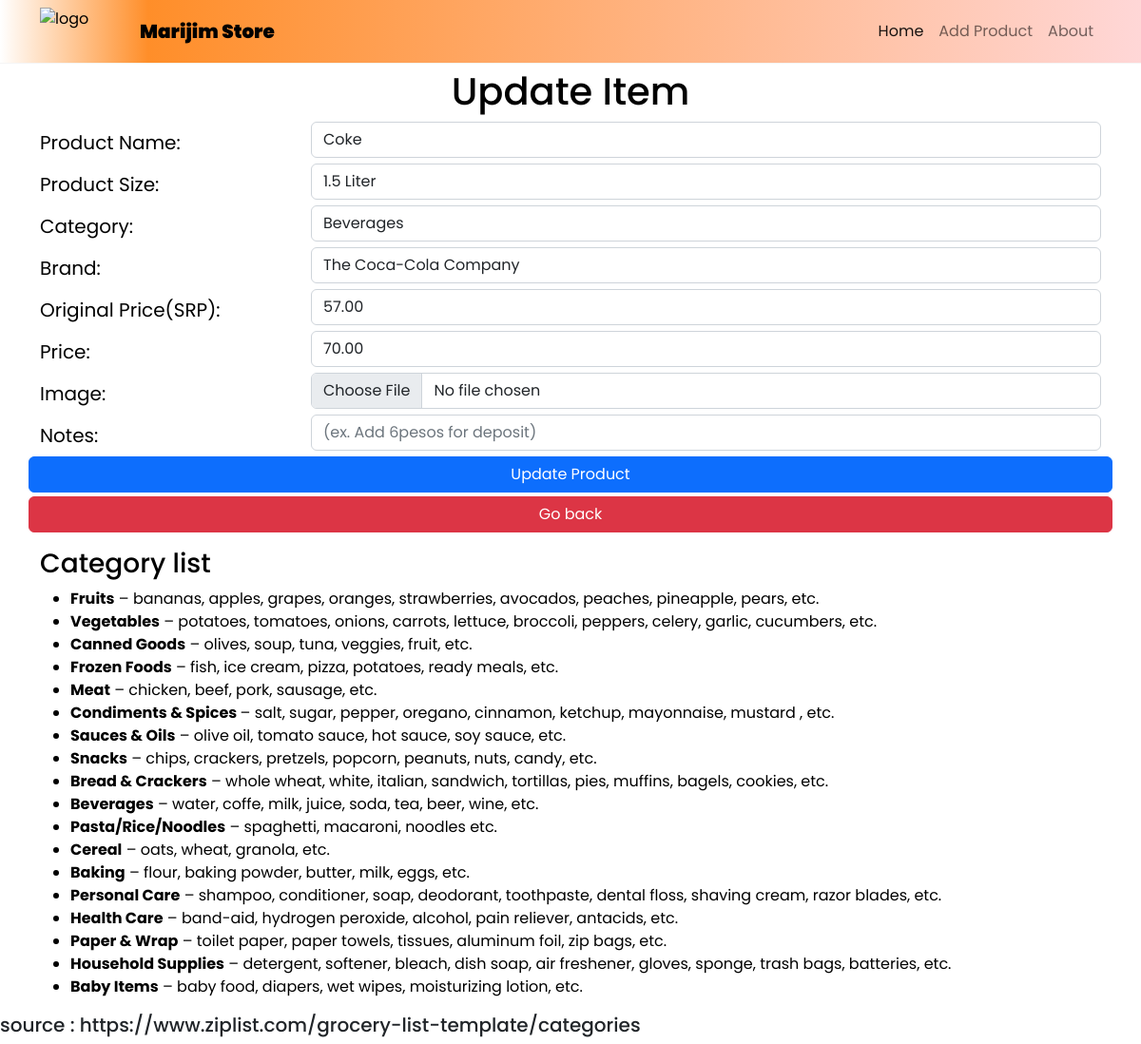
Screenshot of /updateproduct.php?productId=44 with the database file from the repository.
### tables this page shows
CREATE TABLE `product` (
  `productId` int(11) NOT NULL,
  `productName` varchar(50) DEFAULT NULL,
  `description` varchar(255) DEFAULT NULL,
  `category` varchar(50) DEFAULT NULL,
  `brand` varchar(255) DEFAULT NULL,
  `notes` varchar(50) DEFAULT NULL,
  `srp` varchar(50) DEFAULT NULL,
  `price` varchar(50) DEFAULT NULL,
  `image` longblob DEFAULT NULL,
  `dateUpdated` timestamp NOT NULL DEFAULT current_timestamp()
);

### updateproduct.php (the view, shortened to what this page needs)
<?php
 include("header.php");
 include("connection.php");
 $selectedProduct = $_GET['productId'];
 $productquery=mysqli_query($con,"SELECT * FROM product WHERE productId= $selectedProduct");
                        while($row=mysqli_fetch_assoc($productquery))
                        {
                          $productName=$row['productName'];
                          $desc=$row['description'];
                          $brand=$row['brand'];
                          $category=$row['category'];
                          $notes=$row['notes'];
                          $srp=$row['srp'];
                          $price=$row['price'];
                         }
  ?>
    <main class="page-header">
        <div class="container py-3">
          <div class="row justify-content-center">
          <h1 class="text-center">Update Item</h1>
          <form  method="POST" action="addproduct.php" enctype="multipart/form-data">
            <div class="form-group row ">
              <label for="prodName" class="col-sm-3 col-form-label">Product Name:</label>
              <div class="col-sm-9">
                <input type="text" class="form-control" id="prodName" name="productName" value="<?=$productName;?>" required>
              </div>
            </div>
          <div class="form-group row ">
              <label for="desc" class="col-sm-3 col-form-label">Product Size:</label>
              <div class="col-sm-9">
                <input type="text" class="form-control" id="desc"  name="description" value="<?= $desc ?>"required>
              </div>
            </div>
            <div class="form-group row ">
              <label for="category" class="col-sm-3 col-form-label">Category:</label>
              <div class="col-sm-9">
                <select class="form-control input-sm" id="category" name="category"  required>
                <option value="Beverages" <?php if($category == 'Beverages'){ echo ' selected="selected"'; } ?> >Beverages </option>
              </select>
              </div>
            </div>
            <div class="form-group row ">
              <label for="BRAND" class="col-sm-3 col-form-label">Brand:</label>
              <div class="col-sm-9">
                <input type="text" class="form-control" id="BRAND" placeholder="Product Brand" name="brand" value="<?= $brand ?>" required>
              </div>
            </div>
            <div class="form-group row ">
              <label for="SRP" class="col-sm-3 col-form-label">Original Price(SRP):</label>
              <div class="col-sm-9">
                <input type="number" step="0.01" class="form-control" id="SRP" placeholder="Suggested Retail Price (ex. 0.00)" name="srp" value="<?= $srp ?>"required>
              </div>
            </div>
            <div class="form-group row ">
              <label for="Price" class="col-sm-3 col-form-label">Price:</label>
              <div class="col-sm-9">
                <input type="number" step="0.01" class="form-control" id="Price" placeholder="Price (ex. 0.00)" name="price" value="<?= $price ?>" required>
              </div>
            </div>
            <div class="form-group row ">
              <label for="Image" class="col-sm-3 col-form-label">Image:</label>
              <div class="col-sm-9">
			        <input  class="form-control" id="Image" name="my_image" type="file" accept='image/jpeg' value="<?= $image ?>" >
              </div>
            </div>
            <div class="form-group row ">
              <label for="Notes" class="col-sm-3 col-form-label">Notes:</label>
              <div class="col-sm-9">
                <input type="text" class="form-control" id="Notes" placeholder="(ex. Add 6pesos for deposit)" name="notes" value="<?= $notes ?>">
              </div>
            </div>
             <div class="form-group row">
              <button type="submit" name="updatebtn" class="btn btn-primary">Update Product</button>
            </div>
            <div class="form-group row mt-1">
            <a href="index.php" class="btn btn-danger">  Go back </a>
            </div>
          </form>
          </div>
        </div>
    </main>
    <div class="container">
        <h3> Category list</h3>
          <ul>
        <li> <strong>Fruits</strong> – bananas, apples, grapes, oranges, strawberries, avocados, peaches, pineapple, pears, etc.</li>
        <li> <strong>Vegetables</strong> – potatoes, tomatoes, onions, carrots, lettuce, broccoli, peppers, celery, garlic, cucumbers, etc.</li>
        <li> <strong>Canned Goods</strong> – olives, soup, tuna, veggies, fruit, etc.</li>
        <li> <strong>Frozen Foods</strong> – fish, ice cream, pizza, potatoes, ready meals, etc.</li>
        <li> <strong>Meat</strong> – chicken, beef, pork, sausage, etc.</li>
        <li> <strong>Condiments &amp; Spices </strong> – salt, sugar, pepper, oregano, cinnamon, ketchup, mayonnaise, mustard , etc.</li>
        <li> <strong>Sauces &amp; Oils</strong> – olive oil, tomato sauce, hot sauce, soy sauce, etc.</li>
        <li> <strong>Snacks</strong> – chips, crackers, pretzels, popcorn, peanuts, nuts, candy, etc.</li>
        <li> <strong>Bread &amp; Crackers</strong> – whole wheat, white, italian, sandwich, tortillas, pies, muffins, bagels, cookies, etc.</li>
        <li> <strong>Beverages</strong> – water, coffe, milk, juice, soda, tea, beer, wine, etc.</li>
        <li> <strong>Pasta/Rice/Noodles</strong> – spaghetti, macaroni, noodles etc.</li>
        <li> <strong>Cereal</strong> – oats, wheat, granola, etc.</li>
        <li> <strong>Baking</strong> – flour, baking powder, butter, milk, eggs, etc.</li>
        <li> <strong>Personal Care</strong> – shampoo, conditioner, soap, deodorant, toothpaste, dental floss, shaving cream, razor blades, etc.</li>
        <li> <strong>Health Care</strong> – band-aid, hydrogen peroxide, alcohol, pain reliever, antacids, etc.</li>
        <li> <strong>Paper &amp; Wrap</strong> – toilet paper, paper towels, tissues, aluminum foil, zip bags, etc.</li>
        <li> <strong>Household Supplies</strong> – detergent, softener, bleach, dish soap, air freshener, gloves, sponge, trash bags, batteries, etc.</li>
        <li> <strong>Baby Items</strong> – baby food, diapers, wet wipes, moisturizing lotion, etc.</li>
        </ul>
    </div>
<h5>source : https://www.ziplist.com/grocery-list-template/categories</h5>
    <?php
 include("footer.php");
  ?>

### css/index.css (style rules this page uses)
body, html { padding: 0; margin: 0; }
* { box-sizing: border-box; font-family: "Poppins", sans-serif; color: black; }
a { text-decoration: none; color: black; }
.page-header { margin-top: 3.5rem; font-size: 1.25rem; color: white; }

### rows the page displays
product: productName "Coke", description "1.5 Liter", category "Beverages", brand "The Coca-Cola Company", srp "57.00", price "70.00"
